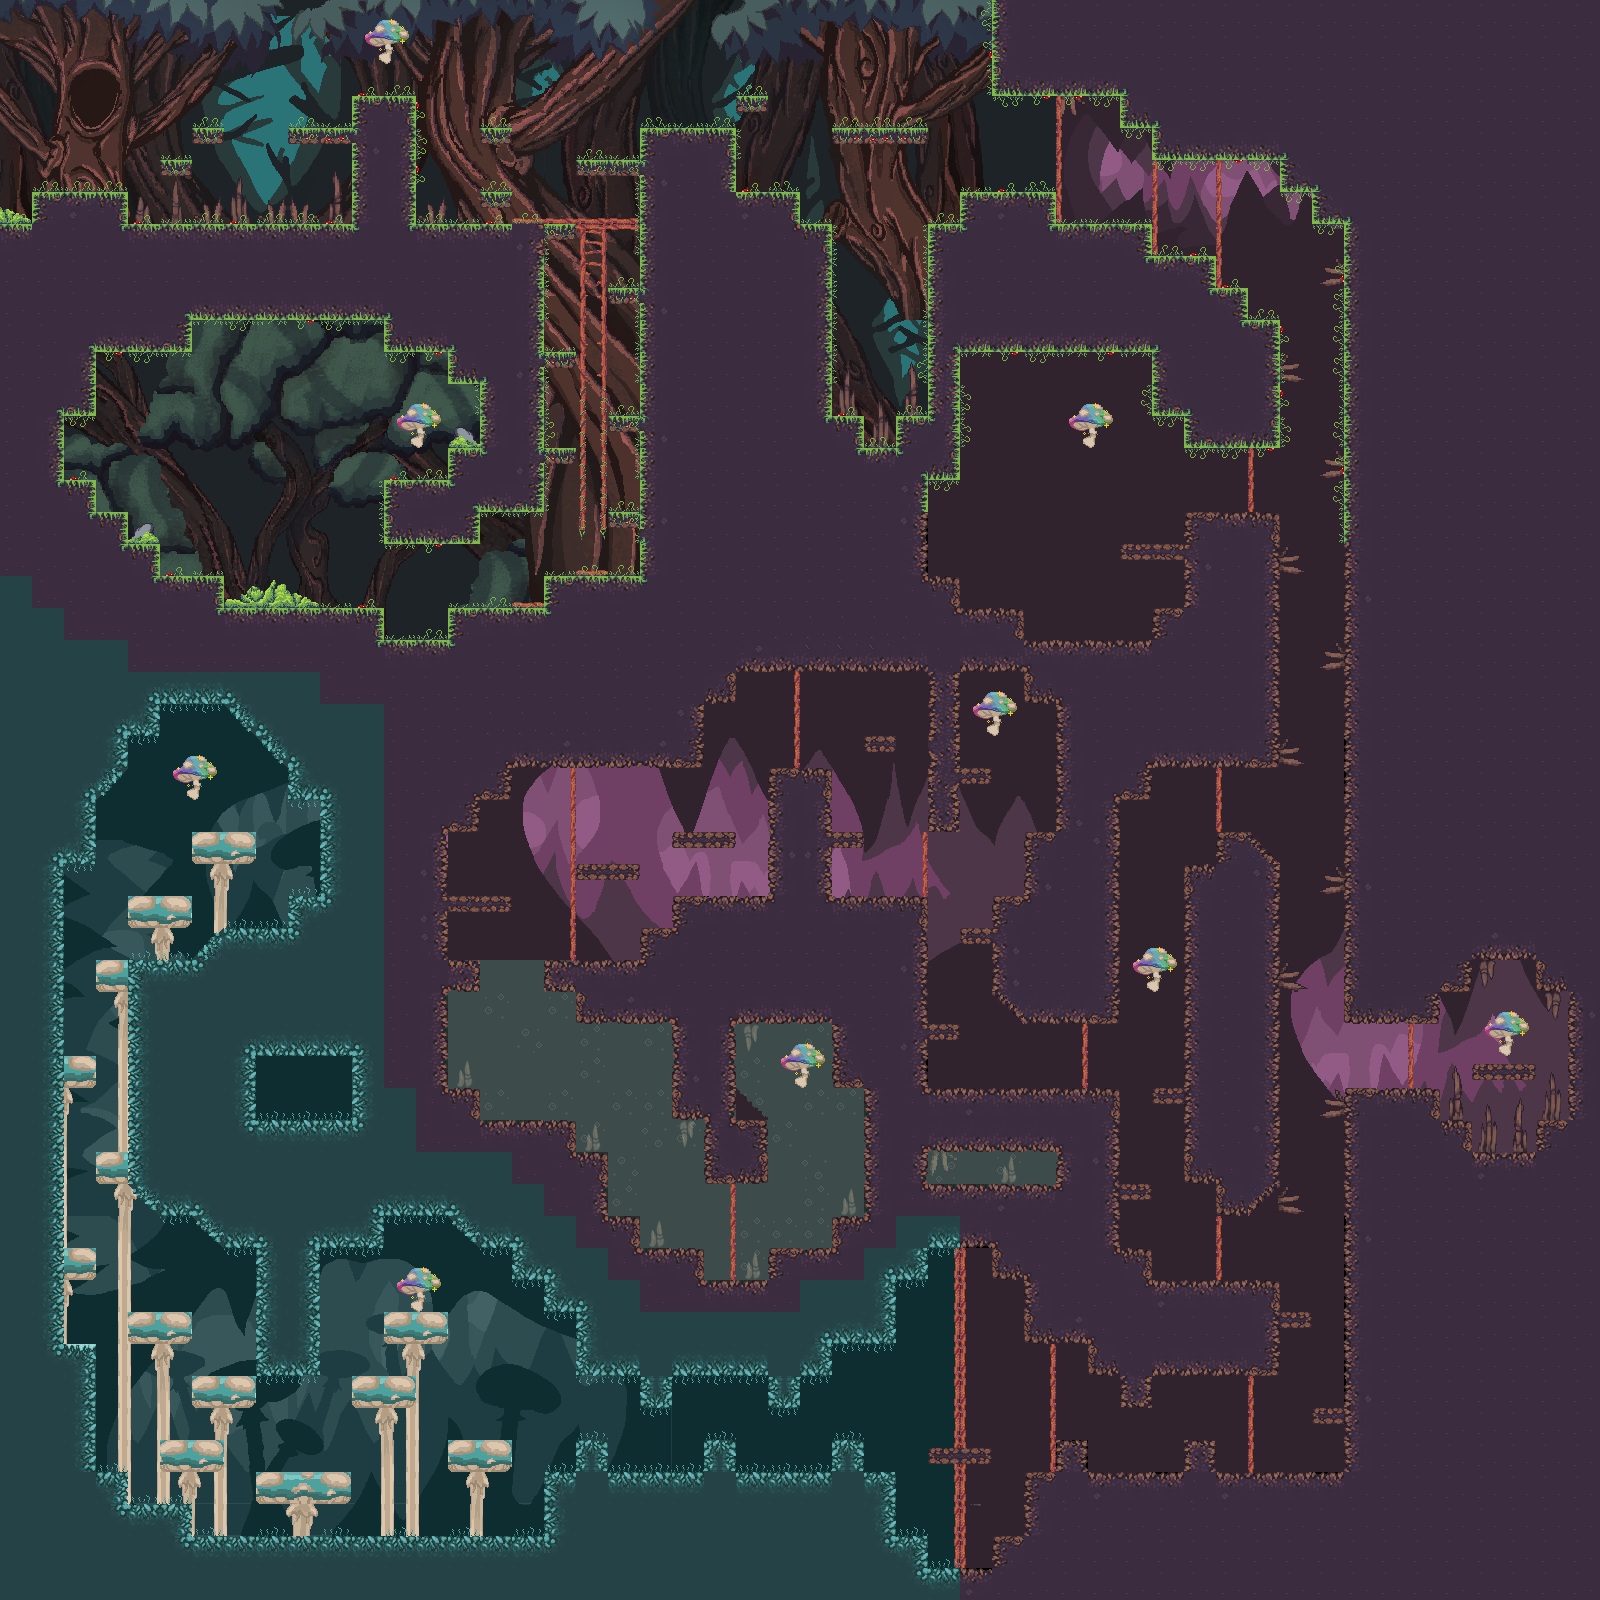

Below is a game level as drawn by its tile map, then a one-line description and the .tmx that defines it (tile-layer data replaced by summaries):
An orthogonal 50x50 tile map with 32x32 px tiles, 19 tile layers (Fond_8, Fond_7, Fond_6, Fond_5, ...).

<map version="1.9" tiledversion="1.9.2" orientation="orthogonal" renderorder="right-down" width="50" height="50" tilewidth="32" tileheight="32" infinite="0" nextlayerid="60" nextobjectid="1">
 <editorsettings>
  <export target="../asset/map.tmj" format="json" />
 </editorsettings>
 <tileset firstgid="1" source="TILED.tsx" />
 <layer id="57" name="Fond_8" width="50" height="50">
  <data>[2500 cells, 378 non-empty, 3 distinct tile ids]</data>
 </layer>
 <layer id="58" name="Fond_7" width="50" height="50">
  <data>[2500 cells, 247 non-empty, 38 distinct tile ids]</data>
 </layer>
 <layer id="59" name="Fond_6" width="50" height="50">
  <data>[2500 cells, 380 non-empty, 71 distinct tile ids]</data>
 </layer>
 <layer id="36" name="Fond_5" width="50" height="50">
  <data>[2500 cells, 878 non-empty, 140 distinct tile ids]</data>
 </layer>
 <layer id="35" name="Fond_4" width="50" height="50">
  <data>[2500 cells, 888 non-empty, 551 distinct tile ids]</data>
 </layer>
 <layer id="29" name="Fond_3" width="50" height="50">
  <data>[2500 cells, 1091 non-empty, 610 distinct tile ids]</data>
 </layer>
 <layer id="24" name="Fond_2" width="50" height="50">
  <data>[2500 cells, 1366 non-empty, 998 distinct tile ids]</data>
 </layer>
 <layer id="54" name="Fond_1" width="50" height="50">
  <data>[2500 cells, 1427 non-empty, 560 distinct tile ids]</data>
 </layer>
 <layer id="48" name="Pied_3" width="50" height="50">
  <data>[2500 cells, 78 non-empty, 16 distinct tile ids]</data>
 </layer>
 <layer id="47" name="Pied_2" width="50" height="50">
  <data>[2500 cells, 62 non-empty, 8 distinct tile ids]</data>
 </layer>
 <layer id="49" name="Pied_1" width="50" height="50">
  <data>[2500 cells, 9 non-empty, 3 distinct tile ids]</data>
 </layer>
 <layer id="46" name="Zone_danger" width="50" height="50">
  <data>[2500 cells, 85 non-empty, 13 distinct tile ids]</data>
 </layer>
 <layer id="50" name="Eau" width="50" height="50">
  <data>[2500 cells, 135 non-empty, 3 distinct tile ids]</data>
 </layer>
 <layer id="23" name="Props" width="50" height="50">
  <data>[2500 cells, 103 non-empty, 16 distinct tile ids]</data>
 </layer>
 <layer id="39" name="Props_zone_2" width="50" height="50">
  <data>[2500 cells, 2 non-empty, 1 distinct tile ids]</data>
 </layer>
 <layer id="16" name="Colisio" width="50" height="50">
  <data>[2500 cells, 1443 non-empty, 53 distinct tile ids]</data>
 </layer>
 <layer id="45" name="Plateforme" width="50" height="50">
  <data>[2500 cells, 58 non-empty, 13 distinct tile ids]</data>
 </layer>
 <layer id="37" name="Herbe" width="50" height="50">
  <data>[2500 cells, 225 non-empty, 8 distinct tile ids]</data>
 </layer>
 <layer id="52" name="collectble" width="50" height="50">
  <data>[2500 cells, 36 non-empty, 4 distinct tile ids]</data>
 </layer>
</map>